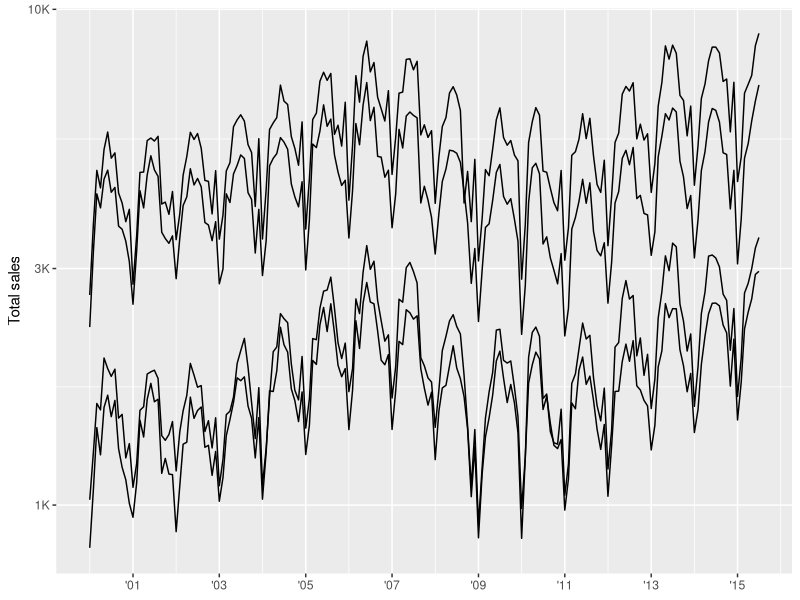
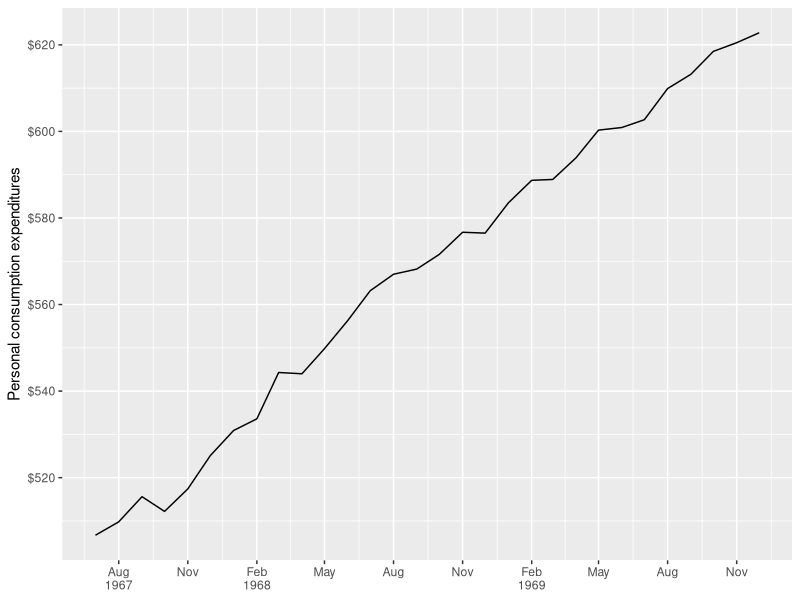
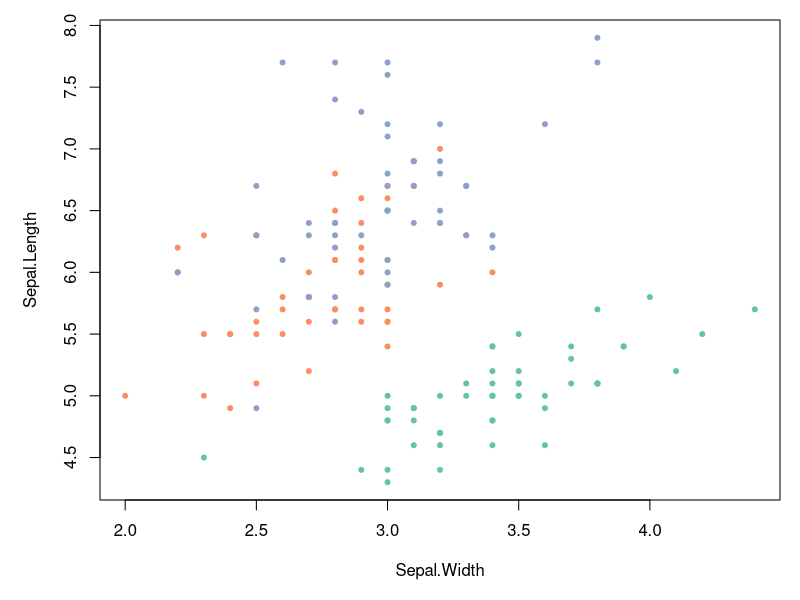
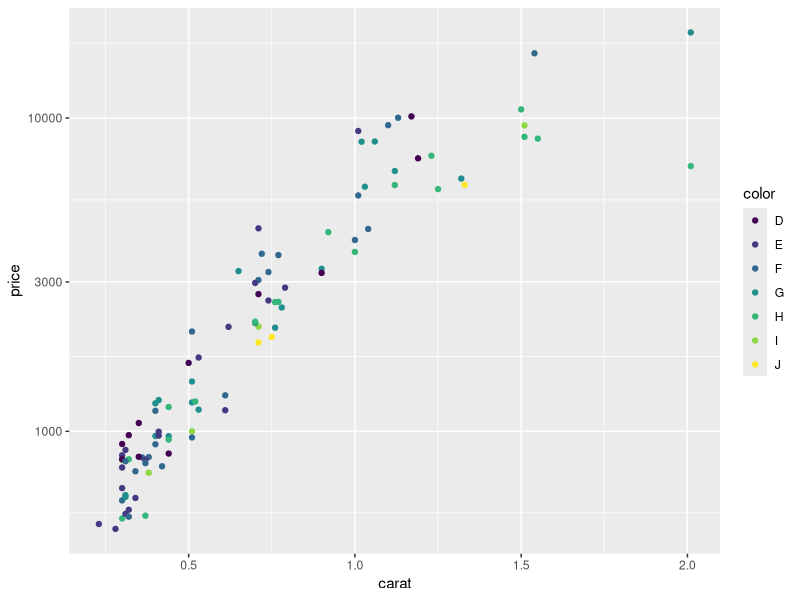

Recreate these plots in R, in order.
## ---- chunk 1
#| include: false
knitr::opts_chunk$set(
  collapse = TRUE,
  comment = "#>",
  fig.path = "man/figures/README-",
  fig.width = 5,
  fig.height = 3
)
## ---- chunk 2
#| label: labels
#| fig-alt: >
#|   A line plot created with ggplot2, showing property sales in Texas. The x scale
#|   uses `scales::break_width()` to place breaks every second year, and
#|   `scales::label_date()` to create a custom format for the labels. The y-scale
#|   uses `scales::label_number()` to reformat the labels with
#|   `scales::cut_short_scale()`.
library(ggplot2)
library(dplyr, warn.conflicts = FALSE)
library(lubridate, warn.conflicts = FALSE)

txhousing %>%
  mutate(date = make_date(year, month, 1)) %>%
  group_by(city) %>%
  filter(min(sales) > 5e2) %>%
  ggplot(aes(date, sales, group = city)) +
  geom_line(na.rm = TRUE) +
  scale_x_date(
    NULL,
    breaks = scales::breaks_width("2 years"),
    labels = scales::label_date("'%y")
  ) +
  scale_y_log10(
    "Total sales",
    labels = scales::label_number(scale_cut = scales::cut_short_scale())
  )
## ---- chunk 3
#| fig-alt: >
#|   A line plot created with ggplot2, showing personal expenses between 1967 and
#|   1970. The x axis uses `scales::break_width()` to put a break every 3 months
#|   and `scales::label_date_short()` to only show the year on the first occuring
#|   break of that year. The y axis uses `scales::breaks_extended()` to request
#|   8 breaks, though only 6 are ultimately provided, and
#|   `scales::label_dollar()` to format the label as a dollar value.
economics %>%
  filter(date < ymd("1970-01-01")) %>%
  ggplot(aes(date, pce)) +
  geom_line() +
  scale_x_date(NULL,
    breaks = scales::breaks_width("3 months"),
    labels = scales::label_date_short()
  ) +
  scale_y_continuous("Personal consumption expenditures",
    breaks = scales::breaks_extended(8),
    labels = scales::label_dollar()
  )
## ---- chunk 4
#| label: palettes
#| fig-alt: >
#|   A scatterplot created with base plot showing the relationship between
#|   sepal length and sepal width in the Iris dataset. The points are coloured
#|   according to species and the `scales::pal_brewer()` are used to provide the
#|   colours.
library(scales)
# pull a list of colours from any palette
pal_viridis()(4)

# use in combination with baseR `palette()` to set new defaults
palette(pal_brewer(palette = "Set2")(4))
par(mar = c(5, 5, 1, 1))
plot(Sepal.Length ~ Sepal.Width, data = iris, col = Species, pch = 20)
## ---- chunk 5
#| label: transforms
#| fig-alt: >
#|   A scatterplot created with ggplot2 showing the relationship between diamond
#|   price and its carat for a subset of the data in the diamonds dataset. The
#|   y scale uses a custom log transform created with `scales::new_transform()`.
# use new_transform to build a new transformation
transform_logp3 <- new_transform(
  name = "logp",
  transform = function(x) log(x + 3),
  inverse = function(x) exp(x) - 3,
  breaks = log_breaks()
)

set.seed(1234) # Ensures same sampling
dsamp <- sample_n(diamonds, 100)
ggplot(dsamp, aes(carat, price, colour = color)) +
  geom_point() +
  scale_y_continuous(trans = transform_logp3)
